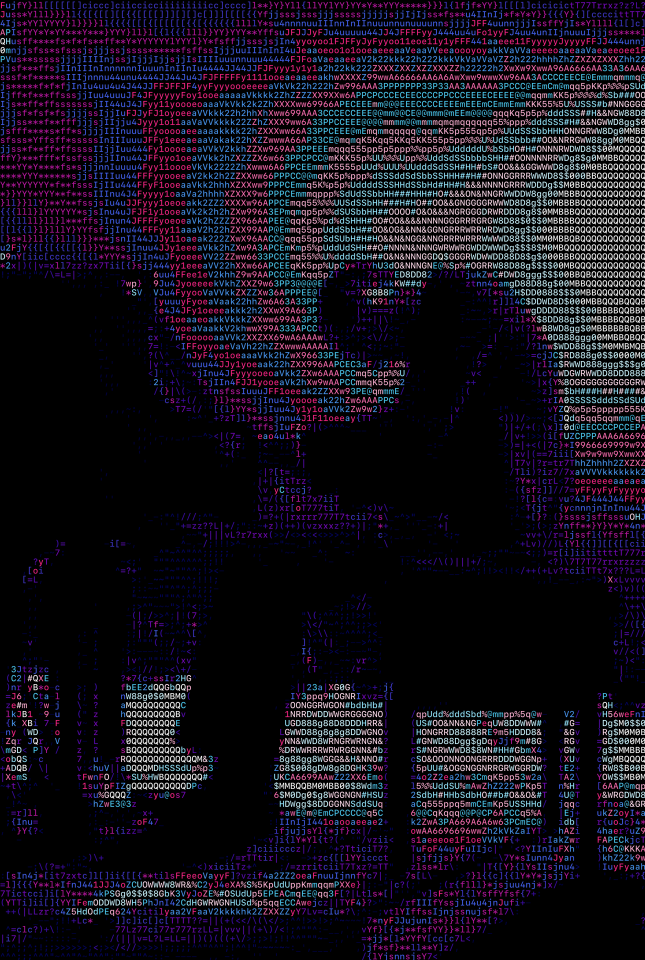
#> input picture resources/images/bill-evans-chroma.png, 1290 x 1920 px (shown at 1/2 size)
$ python ascii.py resources/images/bill-evans-chroma.png
#> lines starting #> are read from the running program, lines starting #| are printed output that depends on the picture; after the words box and inside, x2 and y2 are one past the last pixel; in counts of white or black regions, pixels touching at a corner belong together
### char_density.py
"""
A program that orders characters based on their density.

Author: Arian Omidi
Email: arian.omidi@icloud.com
GitHub: https://github.com/ArianOmidi
Date: 2021-06-01
"""
from PIL import Image, ImageFont, ImageDraw
import numpy as np

# define standard character sets
ascii_chars = "0123456789abcdefghijklmnopqrstuvwxyzABCDEFGHIJKLMNOPQRSTUVWXYZ!\"#$%&'()*+,-./:;<=>?@[\]^_`{|}~"
ascii_alphanumeric = "0123456789abcdefghijklmnopqrstuvwxyzABCDEFGHIJKLMNOPQRSTUVWXYZ"
ascii_alpha = "abcdefghijklmnopqrstuvwxyzABCDEFGHIJKLMNOPQRSTUVWXYZ"
ascii_lowercase = "abcdefghijklmnopqrstuvwxyz"
ascii_uppercase = "ABCDEFGHIJKLMNOPQRSTUVWXYZ"
ascii_numeric = "0123456789"
ascii_tech = "0123456789!\"#$%&'()*+,-./:;<=>?@[\]^_`{|}~"
ascii_symbols = "!\"#$%&'()*+,-./:;<=>?@[\]^_`{|}~"
ascii_std_1 = "$@B%8&WM#*oahkbdpqwmZO0QLCJUYXzcvunxrjft/\|()1{}[]?-_+~<>i!lI;:,\"^`'."
ascii_std_2 = "@%#*+=-:."


def getCharDensity(char, font_path=None):
    """
    Return the character density of a given character.

    arguments:
    char - character to determine its density
    font_path - path to the font to be used (default: SFMono-Medium)
    """
    font_path = font_path or "fonts/SFMono-Medium.otf"
    font_size = 200
    try:
        font = ImageFont.truetype(font_path, size=font_size)
    except IOError:
        font = ImageFont.load_default()
        print("Could not use chosen font. Using default.")

    # init image
    char_w = font.getsize(char)[0]
    char_h = round(4 / 3 * font_size)
    # print((char_w, char_h))
    image = Image.new("1", (char_w, char_h), color=0)

    # draw text to image
    draw = ImageDraw.Draw(image)
    draw.text((0, 0), char, fill=1, font=font, spacing=0)

    # convert image to np array
    im = np.array(image)

    # Count white and black pixels
    white = np.count_nonzero(im == True)
    black = np.size(im) - white

    # return the ratio of used pixels
    return white / black


def orderChars(chars, font_path=None):
    """
    Order the characters in a given string by their density.

    arguments:
    chars - string of characters to order
    font_path - path to the font to be used (default: SFMono-Medium)
    """
    char_dict = []
    for c in chars:
        density = getCharDensity(c, font_path)
        char_dict.append((c, density))

    char_dict.sort(key=lambda x: x[1], reverse=True)

    ordered_chars = [x[0] for x in char_dict]
    ordered_chars = "".join(ordered_chars)
    ordered_chars += " "

    return ordered_chars

### color.py
"""
Color utils, including color conversion and color sampling from an image

Author: Arian Omidi
Email: arian.omidi@icloud.com
GitHub: https://github.com/ArianOmidi
Date: 2021-06-01
"""
from sklearn.cluster import KMeans
import matplotlib.pyplot as plt
import numpy as np
import cv2
from collections import Counter

# Ubuntu default ANSI color scheme
std_rgb = [
    "#2e3436",
    "#cc0000",
    "#4e9a06",
    "#c4a000",
    "#3465a4",
    "#75507b",
    "#06989a",
    "#d3d7cf",
    "#555753",
    "#ef2929",
    "#8ae234",
    "#fce94f",
    "#729fcf",
    "#ad7fa8",
    "#34e2e2",
    "#eeeeec",
    "#000000",
    "#eeeeec",
]

# ======================  COLOR CONVERSIONS ====================== #


# [4 lines left out: function RGB2HEX, not called in this run]


def HEX2RGB(color):
    return (int(color[1:3]), int(color[3:5]), int(color[5:]))


def GRAY2HEX(color):
    return "#{0:02x}{0:02x}{0:02x}".format(round(color))


def GRAY2RGB(brightness):
    brightness_int = round(brightness)
    return (brightness_int, brightness_int, brightness_int)


def RGB2ANSI256(r, g, b):
    # we use the extended greyscale palette here, with the exception of
    # black and white. normal palette only has 4 greyscale shades.
    if r == g and g == b:
        if r < 8:
            ansi_num = 16
        elif r > 248:
            ansi_num = 231
        else:
            ansi_num = round(((r - 8) / 247) * 24) + 232
    else:
        ansi_num = (
            16
            + (36 * round(r / 255 * 5))
            + (6 * round(g / 255 * 5))
            + round(b / 255 * 5)
        )

    ansi_code = "\033[38;5;{}m".format(ansi_num)

    return ansi_code


def HEX2ANSI256(hex):
    return RGB2ANSI256(*HEX2RGB(hex))


# ======================  ANSI METHODS ====================== #


# [72 lines left out: functions ansi8_rgb, ansi16_rgb, parse_ansi, ANSI2RGB, not called in this run]


def background_color(inverted):
    """Return background color based on if the image is inverted"""
    if inverted:
        return std_rgb[16]
    else:
        return std_rgb[17]


# ======================  COLOR SAMPLING METHODS  ====================== #


# [84 lines left out: functions getGreyscalePalatte, getColorPalatte, not called in this run]

### ascii.py
"""
A program that converts an image into ASCII art v2.0

Author: Arian Omidi
Email: arian.omidi@icloud.com
GitHub: https://github.com/ArianOmidi
Date: 2021-06-01
"""
import os, sys, subprocess
from pathlib import Path
import argparse, time

import numpy as np
import cv2
from PIL import Image, ImageFont, ImageDraw, ImageEnhance
from skimage.measure import block_reduce
from skimage.transform import downscale_local_mean

from color import *
from char_density import *

# sampling methods
OPENCV_RESIZE = 0
BLOCK_REDUCE = 1
DOWNSCALE_MEAN_REDUCE = 2

# color selection methods
NEAREST = 0
FIXED = 1

# image filter methods
CONTRAST = 0
BRIGHTNESS = 1


# ======================  HELPER METHODS  ====================== #


def autoSize(image, resolution=1920):
    """Determines the size of an image by setting the largest side to the size of the resolution"""
    if image.width >= image.height:
        size = (resolution, round((resolution / image.width) * image.height))
    else:
        size = (round((resolution / image.height) * image.width), resolution)
    return size


def filterImage(image, factor, type=CONTRAST):
    # select image enhancer
    if type == CONTRAST:
        enhancer = ImageEnhance.Contrast(image)
    else:
        enhancer = ImageEnhance.Brightness(image)

    # return filtered image
    return enhancer.enhance(factor)


def defaultPalatte(shadeCount=8, isColor=False):
    if isColor:
        palatte = ansi16_rgb()
    else:
        if shadeCount == 1:
            return [(255, 255, 255)]

        palatte = []
        for i in range(shadeCount):
            color = int(i * 255 / (shadeCount - 1))
            palatte.append((color, color, color))

    return palatte


# [6 lines left out: function autoColor, not called in this run]


def normalizeTiles(tiles):
    """
    Given numpy array, filter and return normalized image array
    """

    # percentage filter
    min_val = np.min(tiles)
    max_val = np.max(tiles)
    tiles = np.clip(tiles, min_val, max_val)

    # normalize tile value array
    if max_val != min_val:
        normalized_tiles = (tiles - min_val) / (max_val - min_val)
    else:
        normalized_tiles = tiles - min_val

    return normalized_tiles


# ======================  ASCII CONVERSION METHODS  ====================== #


def covertImageToAscii(
    image,
    colors,
    cols,
    scale,
    chars,
    invert,
    sampling=OPENCV_RESIZE,
    colorSelection=NEAREST,
):
    """
    Converts given image to array of characters and colors corresponding to the image.

    arguments:
    colors - the color pallate to be used as an RGB array
    cols - the width of the output image in number of letters
    scale - the ratio of rows to cols
    chars - the characters used in the ASCII image
    invert - if the backgroung should be black or white
    sampling - sampling method used to detemine chars (default: RESIZE)
    colorSelection - sampling method used to detemine colors (default: NEAREST)
    """
    # store dimensions
    W, H = image.size[0], image.size[1]
    # compute number of rows
    rows = int(H * scale * cols / W)
    # compute width of tile
    w = int(W / cols)
    # compute tile height based on aspect ratio and scale
    h = int(W / (scale * cols))

    # check if image size is too small
    if cols > W or rows > H:
        print("Image too small for specified cols!")
        exit(0)

    # get image as numpy array
    im = np.array(image)

    # sample the image into desired shape
    if sampling == OPENCV_RESIZE:
        tiles_rgb = cv2.resize(im, (cols, rows), interpolation=cv2.INTER_AREA)
    else:
        if sampling == BLOCK_REDUCE:
            sampling_func = lambda im, size, func: block_reduce(im, size, func)
        else:
            sampling_func = lambda im, size, func: downscale_local_mean(im, size)

        r = sampling_func(im[:, :, 0], (h, w), np.median)
        g = sampling_func(im[:, :, 1], (h, w), np.median)
        b = sampling_func(im[:, :, 2], (h, w), np.median)
        tiles_rgb = np.stack((r, g, b), axis=-1)

    tiles_greyscale = np.average(tiles_rgb, axis=2, weights=[0.299, 0.587, 0.114])
    tiles_rgb = np.rint(tiles_rgb).astype(int)
    tiles = normalizeTiles(tiles_greyscale)

    # apply inversion
    if invert:
        tiles = 1 - tiles
        colors = list(reversed(colors))

    # init color selection
    if colorSelection == NEAREST:
        color_palette = np.asarray(colors)
    else:
        colors.sort(
            key=lambda rgb: (0.299 * rgb[0] + 0.587 * rgb[1] + 0.114 * rgb[2]),
            reverse=invert,
        )

    # ascii image is a list of character strings
    aimg = []
    # color image is a list of ansi color codes strings
    cimg = []
    # generate list of dimensions
    for j in range(rows):
        # append an empty string
        aimg.append([])
        cimg.append([])

        for i in range(cols):
            # get character representation of tile
            char = chars[round((len(chars) - 1) * tiles[j][i])]
            aimg[j].append(char)

            # get color for char of the tile
            if colorSelection == NEAREST:
                # get closest color in palette to that of the tile
                deltas = color_palette - tiles_rgb[j][i]
                dist_2 = np.einsum("ij,ij->i", deltas, deltas)
                color_index = np.argmin(dist_2)
                cimg[j].append(colors[color_index])
            else:
                color_index = round((len(colors) - 1) * tiles[j][i])
                cimg[j].append(colors[color_index])

    return aimg, cimg


def textToImage(aimg, cimg, inverted, size, bg_color=None, font_path=None):
    """
    Convert character and color arrays to an ASCII image.

    arguments:
    aimg - the array of characters to be converted to an image
    cimg - the array of colors coresponding to a char in aimg
    inverted - if the backgroung should be black or white
    size - size of the outputed image
    bg_color - color of background (set to default based on the value of 'inverted')
    font_path - path to a font file (for example impact.ttf)
    """

    # choose a font
    if inverted:
        default_font_path = "fonts/SFMono-Medium.otf"
    else:
        default_font_path = "fonts/SFMono-Heavy.otf"
    font_path = font_path or default_font_path
    font_size = round((3 / 4) * (2 * size[1] / len(aimg)))
    try:
        font = ImageFont.truetype(font_path, size=font_size)
    except IOError:
        font = ImageFont.load_default()
        print("Warning: Could not use chosen font. Using default.")

    # char height is adjusted based on output size and col:row ratio
    line_width = font.getsize("".join(aimg[0]))[0]  # get line width
    char_width = round(line_width / len(aimg[0]))
    char_height = round((size[1] / size[0]) * (line_width / len(aimg)))

    # create new image
    height = round(char_height * len(aimg))
    width = round(line_width)
    bg_color = bg_color or background_color(inverted)
    image = Image.new("RGB", (width, height), color=bg_color)
    draw = ImageDraw.Draw(image)

    # draw each line of text
    vert_pos = 0
    line_spacing = char_height
    char_spacing = char_width

    # draw each char to image
    for line, line_colors in zip(aimg, cimg):
        hor_pos = 0
        for c, color in zip(line, line_colors):
            draw.text((hor_pos, vert_pos), c, fill=color, font=font)
            hor_pos += char_spacing
        vert_pos += line_spacing

    return image.resize(size)


# [37 lines left out: function convertImageToAscii, not called in this run]


# ======================  MAIN PROGRAM  ====================== #


def main():
    # create parser
    descStr = "This program converts an image into ASCII art."
    parser = argparse.ArgumentParser(description=descStr)
    # add expected arguments
    parser.add_argument("filename")

    parser.add_argument(
        "-g",
        "--greyscale",
        dest="greyscaleScheme",
        nargs="?",
        type=int,
        const=8,
        default=8,
    )
    parser.add_argument(
        "-c", "--color", dest="colorScheme", type=int, nargs="?", const=16
    )
    parser.add_argument("-a", "--autoColor", action="store_true")
    parser.add_argument("-n", "--cols", type=int, default=120)
    parser.add_argument("-l", "--scale", type=float, default=0.6)
    parser.add_argument("-F", "--fontPath", required=False)
    parser.add_argument("-t", "--chars", default=ascii_chars)
    parser.add_argument("-i", "--invert", action="store_false")
    parser.add_argument("-r", "--resolution", type=int, default=1920)
    parser.add_argument("-f", "--constrastFactor", type=float, default=1.3)
    parser.add_argument(
        "-T",
        "--sampling",
        type=str.lower,
        choices=["resize", "median", "mean"],
        default="resize",
    )
    parser.add_argument(
        "-C",
        "--colorSelection",
        type=str.lower,
        choices=["nearest", "fixed"],
        default="nearest",
    )

    parser.add_argument("-o", "--out", dest="outFile", required=False)
    parser.add_argument("-O", "--imgout", dest="imgOutFile", required=False)
    parser.add_argument("-H", "--hide", action="store_true")
    parser.add_argument("-s", "--save", action="store_true")
    parser.add_argument("-p", "--print", action="store_true")

    # --------------  PARSING ARGUMENTS -------------- #
    args = parser.parse_args()

    # open image and convert to RGB
    filename = Path(args.filename)
    if filename.exists():
        image = Image.open(args.filename).convert("RGB")
#> image is the input picture: PIL image 1290x1920 RGB; mean R, G, B 21.4, 17.6, 28
        image = filterImage(image, args.constrastFactor)
    else:
        print("ERROR: Image does not exist.")
        exit(0)

    # set text output file
    outFile = "out.txt"
    if args.outFile:
        outFile = args.outFile

    # set img output file
    imgOutFile = Path("out/{}_ascii.png".format(filename.stem))
    if args.imgOutFile:
        imgOutFile = Path(args.imgOutFile)

    # verify font path
    fontPath = args.fontPath
    if fontPath:
        fontFile = Path(fontPath)
        if not fontFile.exists():
            print("ERROR: Font file does not exist.")
            exit(0)

    # sort chars by char density
    if args.chars == "printable":
        chars = ascii_chars
    elif args.chars == "alphanumeric":
        chars = ascii_alphanumeric
    elif args.chars == "alpha":
        chars = ascii_alpha
    elif args.chars == "lower":
        chars = ascii_lowercase
    elif args.chars == "upper":
        chars = ascii_uppercase
    elif args.chars == "tech":
        chars = ascii_tech
    elif args.chars == "numeric":
        chars = ascii_numeric
    elif args.chars == "symbols":
        chars = ascii_symbols
    elif args.chars == "std1":
        chars = ascii_std_1
    elif args.chars == "std2":
        chars = ascii_std_2
    else:
        chars = args.chars
    orderedChars = orderChars(chars, font_path=fontPath)
#> the loop in orderChars, `for c in chars:` made 94 passes
#> (white in getCharDensity, black in getCharDensity, density) on passes 1 to 8: (6563, 27346, 0.24), (4639, 29270, 0.158), (5463, 28446, 0.192), (5631, 28278, 0.199), (5784, 28125, 0.206), (5922, 27987, 0.212), (6901, 27008, 0.256), (4249, 29660, 0.143)
#> pass 1, in getCharDensity, `im = np.array(image)`:
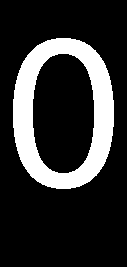
#> im: shape (267, 127) bool; 19.4% white; 1 white region, box (x1, y1, x2, y2) and area: (13, 38, 114, 189) 6563
#> pass 3, in getCharDensity (call 3), `im = np.array(image)`:
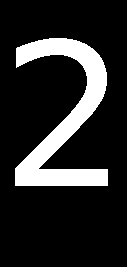
#> im: shape (267, 127) bool; 16.1% white; 1 white region, box (x1, y1, x2, y2) and area: (15, 38, 108, 186) 5463
#> after the loop in orderChars, `for c in chars:`: char_dict = 94 items, first 6: ('0', 0.24), ('1', 0.158), ('2', 0.192), ('3', 0.199), ('4', 0.206), ('5', 0.212)
#> in orderChars, `ordered_chars = [x[0] for x in char_dict]`: ordered_chars = 94 items, first 6: 'J', 'B', '8', 'j', 'N', 'g'

    # set output size
    outputSize = autoSize(image, resolution=args.resolution)
#> outputSize = (1290, 1920)

    # set sampling scheme
    if args.sampling == "median":
        sampling = BLOCK_REDUCE
    elif args.sampling == "mean":
        sampling = DOWNSCALE_MEAN_REDUCE
    else:
        sampling = OPENCV_RESIZE

    # set sampling scheme
    if args.colorSelection == "fixed":
        colorSelection = FIXED
    else:
        colorSelection = NEAREST

    # set color scheme
    if args.autoColor:
        num_of_colors = args.colorScheme or args.greyscaleScheme
        is_greyscale = args.colorScheme == None
        colors = autoColor(image, num_of_colors, greyscale=is_greyscale)
    else:
        colors = defaultPalatte(args.greyscaleScheme, isColor=args.colorScheme)

    # --------------  GENERATE ASCII ART -------------- #

    print("Generating ASCII art...")
    start = time.perf_counter()

    # convert image to ascii txt
    aimg, cimg = covertImageToAscii(
        image,
        colors,
        args.cols,
        args.scale,
        orderedChars,
        args.invert,
        sampling=sampling,
        colorSelection=colorSelection,
    )
#> in covertImageToAscii, `tiles_rgb = cv2.resize(im, (cols, rows), interpolation=cv2.INTER_AREA)`:
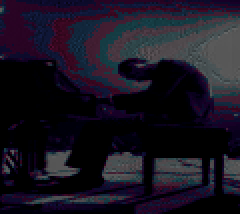
#> tiles_rgb: shape (107, 120, 3) (shown 2 times larger); mean R, G, B 24.9, 20.6, 33
#> in covertImageToAscii, `tiles_greyscale = np.average(tiles_rgb, axis=2, weights=[0.299, 0.587,..`:
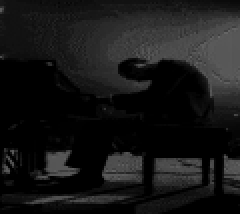
#> tiles_greyscale: shape (107, 120) float64 (shown 2 times larger); min 0, max 104.4, mean 23.3
#> in normalizeTiles, `min_val = np.min(tiles)`: min_val = 0
#> in normalizeTiles, `max_val = np.max(tiles)`: max_val = 104.4
#> in normalizeTiles, `normalized_tiles = (tiles - min_val) / (max_val - min_val)`:
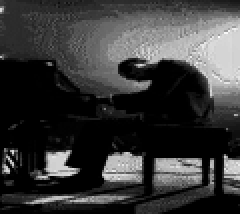
#> normalized_tiles: shape (107, 120) float64 (shown 2 times larger); min 0, max 1, mean 0.223
#> in covertImageToAscii, `tiles = 1 - tiles`:
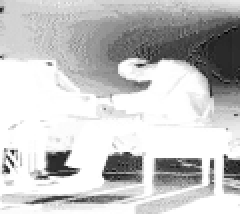
#> tiles: shape (107, 120) float64 (shown 2 times larger); min 0, max 1, mean 0.777
#> after the loop in covertImageToAscii, `for j in range(rows):`: aimg = 107 items
#> aimg = 107 items; cimg = 107 items

    # make image from text
    image = textToImage(aimg, cimg, args.invert, outputSize, font_path=fontPath)
#> in textToImage, `font_size = round((3 / 4) * (2 * size[1] / len(aimg)))`: font_size = 27
#> in textToImage, `char_width = round(line_width / len(aimg[0]))`: char_width = 17
#> in textToImage, `char_height = round((size[1] / size[0]) * (line_width / len(aimg)))`: char_height = 28
#> in textToImage, `height = round(char_height * len(aimg))`: height = 2996
#> in textToImage, `width = round(line_width)`: width = 1994
#> in textToImage, `line_spacing = char_height`: line_spacing = 28
#> in textToImage, `char_spacing = char_width`: char_spacing = 17
#> the loop in textToImage, `for line, line_colors in zip(aimg, cimg):` made 107 passes
#> vert_pos on passes 1 to 8: 28, 56, 84, 112, 140, 168, 196, 224
#> after the loop in textToImage, `for line, line_colors in zip(aimg, cimg):`: vert_pos = 2996
#> in textToImage, `return image.resize(size)`:
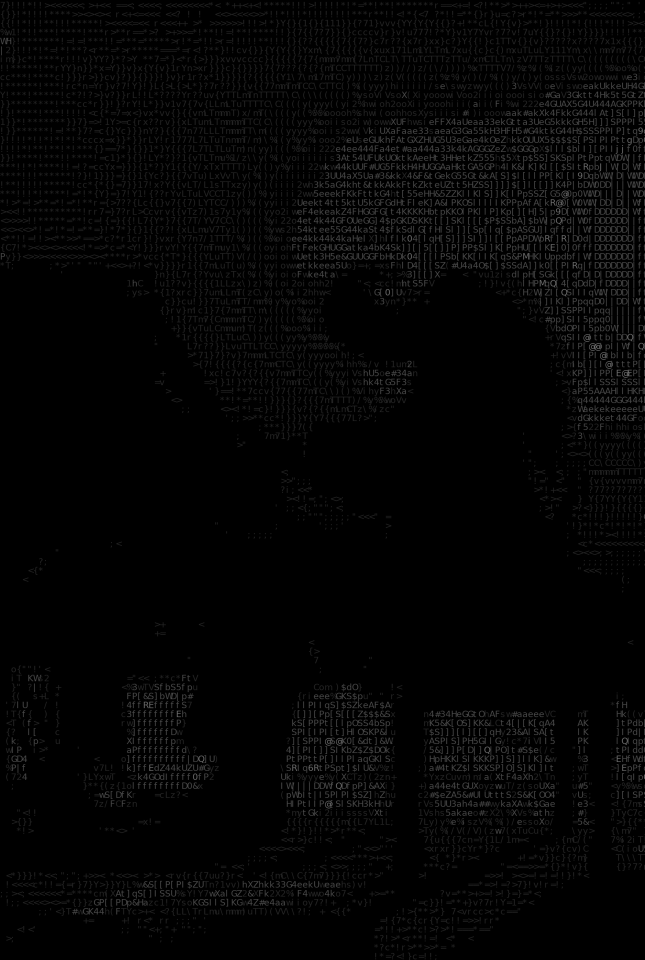
#> returned value: PIL image 1290x1920 RGB (shown at 1/2 size); min 0, max 122, mean 4.6

    # write to text file
    f = open(outFile, "w")
    background_color = "\033[40m" if args.invert else "\033[107m"
    for line, line_colors in zip(aimg, cimg):
        f.write(background_color)
        for c, color in zip(line, line_colors):
            ansi_color = RGB2ANSI256(*color)
            f.write(ansi_color + c)
        f.write("\033[0m\n")
#> this loop made 107 passes
    f.close()

    # print output
    if args.print:
        f = open(outFile, "r")
        print(f.read(), end="")
        f.close()

    # save/show the image
    if args.save or args.imgOutFile:
        # Confirm if about to overwrite a file
        if imgOutFile.is_file():
            response = input(
                "Warning: file '{}' already exists.\nContinue and overwrite this file? (y/n) ".format(
                    imgOutFile
                )
            )
            if response.upper() != "Y":
                exit(0)

        imgOutFile.parent.mkdir(parents=True, exist_ok=True)
        image.save(imgOutFile)

        # Show image
        if not args.hide:
            if sys.platform == "win32":
                os.startfile(imgOutFile)
            else:
                opener = "open" if sys.platform == "darwin" else "xdg-open"
                subprocess.call([opener, imgOutFile])
    elif not args.hide:
        image.show()

    end = time.perf_counter()
    print(f"Completed {end - start:0.4f} seconds")


# call main
if __name__ == "__main__":
    main()
